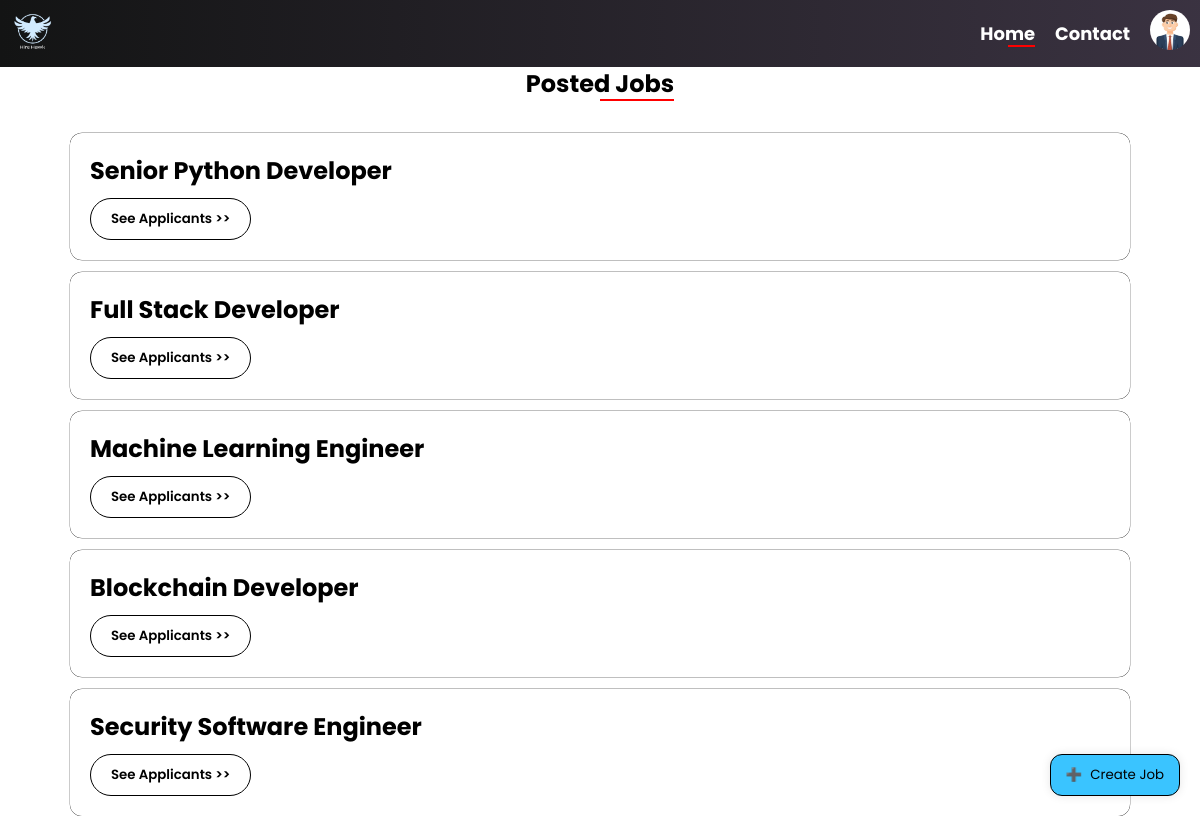
The page /admindash/ (signed in) on the database its author committed.
### resume_manager/models.py (models this page shows, shortened)
class Job_description(models.Model):
    title = models.CharField(max_length = 255)
    brief_stat = models.CharField(max_length = 255 ,null = True)
    responsibility = models.TextField()
    requirement = models.TextField()
    salary = models.CharField(max_length = 100)
    created_at = models.DateTimeField(auto_now_add= True , null = True)

### resume_manager/views.py (the view)
# urls.py: path("admindash/", views.admin_all_jobs, name= "admin_dashboard"),
def admin_all_jobs(request):
    if request.user.is_superuser:
        all_jobs = Job_description.objects.all()
        messages_data = messages.get_messages(request)
        return render(request,'Recruiter/RecDashboard/RecDashboard.html',{'jobs': all_jobs,'messages': messages_data})
    else:
        return redirect('login')

### resume_manager/emailbackend.py (called while the page is built)
    def get_user(self, user_id):
        UserModel = get_user_model()
        try:
            return UserModel.objects.get(pk=user_id)
        except UserModel.DoesNotExist:
            return None

### templates/Recruiter/RecDashboard/RecDashboard.html (shortened to what this page needs)
<!DOCTYPE html>
{% load static %}
<html lang="en">
<head>
</head>
<body>
  <nav>
    <div class="logo">
      <img src="{% static "image/HireHawkLogo.png"%}" alt="Logo">
    </div>
    <ul>
      <li><a href="{% url 'admin_dashboard' %}" class="thispage">Home</a></li>
      <li><a href="{% url 'contactus' %}">Contact</a></li>
      <li class="nav-item profile" id="profileImage" onclick="showPopup()">
        <img src="{% static "image/profile-image.jpg" %}" alt="Profile Avatar">
      </li>
    </ul>
  </nav>
  <div class="postedJobTitle">
    <h2>Posted Jobs</h2>
  </div>
  {% for job in jobs %}
  <div class="content">
    <div class="text-content">
      <h2>{{job.title}}</h2>
    </div>
    <form method="post" action={% url 'admin_job_desc' %}>
      <button class="seeApplicantButton">
        See Applicants >>
      </button>
  </div>
  {% endfor %}
  <button onclick='location.href="{% url "job_create" %}" ' class="floating-button" id="floatingButton">
      <span class="icon">
        ➕
      </span>
      <span class="text">Create Job</span>
  </button>
</body>
</html>

### templates/Recruiter/RecDashboard/RecDashboard.html (style rules this page uses)
nav { position: fixed; top: 0; width: 100%; background: linear-gradient(to right, #131414, #3b3342); padding: 10px; display: flex; justify-content: space-between; align-items: center; }
nav .logo img { max-height: 40px; }
nav ul { list-style: none; margin: 0; padding: 0; display: flex; align-items: center; }
nav li { margin-right: 20px; }
nav a { text-decoration: none; color: white; font-weight: bold; font-size: 18px; }
nav .profile { cursor: pointer; }
nav .profile img { border-radius: 50%; max-height: 40px; cursor: pointer; }
body { font-family: 'Poppins', sans-serif; margin: 0; }
.content { margin-top: 12px; margin-left: 70px; margin-right: 70px; padding: 20px; cursor: pointer; border-radius: 12px; display: flex; flex-direction: column; align-items: flex-start; border: none; box-shadow: 0 0 0 0.2px black; }
.text-content { margin-bottom: 10px; }
.text-content h2, .text-content p { margin: 0; }
.seeApplicantButton { font-family: 'Poppins', sans-serif; color: black; border-radius: 23px; margin-left: auto; font-weight: 600; border: 1px solid black; background-color: white; padding: 10px 20px; cursor: pointer; transition: background-color 0.3s; }
.postedJobTitle { display: flex; flex-direction: column; align-items: center; margin-top: 46px; position: relative; text-align: center; }
.postedJobTitle h2 { display: inline-block; position: relative; }
.postedJobTitle h2::after { content: ""; display: block; position: absolute; bottom: 0; right: 0; height: 50%; width: 50%; border-bottom: 2px solid red; }
.thispage { display: inline-block; position: relative; }
.thispage::after { content: ""; display: block; position: absolute; bottom: 0; right: 0; height: 50%; width: 50%; border-bottom: 2px solid red; }
.floating-button { font-family: 'Poppins', sans-serif; position: fixed; bottom: 20px; right: 20px; background-color: #3ac4ff; color: black; border: 1px solid; padding: 10px 15px; border-radius: 12px; cursor: pointer; box-shadow: 0px 0px 10px rgba(0, 0, 0, 0.1); display: flex; align-items: center; }
.floating-button .icon { margin-right: 8px; }
.floating-button .text { font-weight: inherit; }

### rows shown on the page
Job_description: title "Senior Python Developer"
Job_description: title "Full Stack Developer"
Job_description: title "Machine Learning Engineer"
Job_description: title "Blockchain Developer"
Job_description: title "Security Software Engineer"
